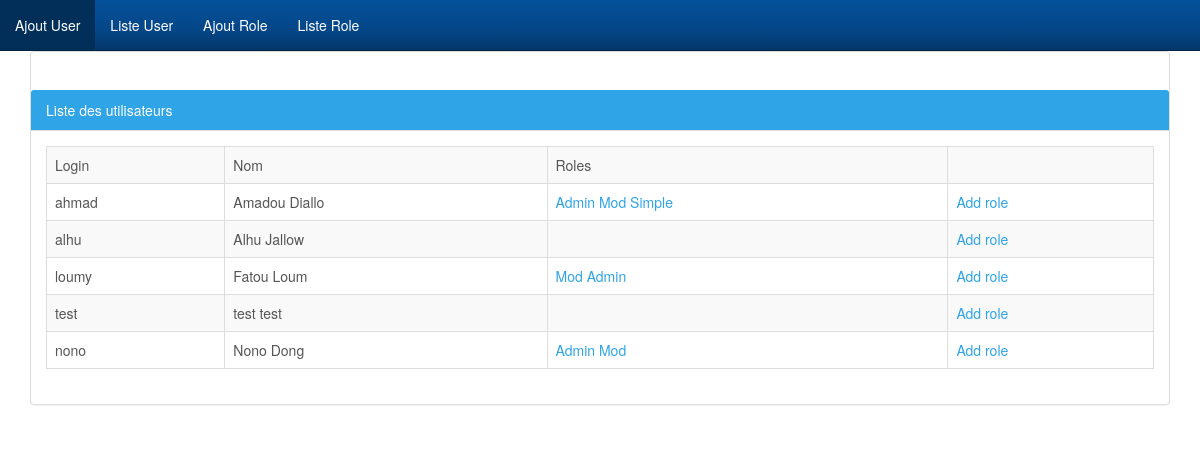
The page /?page=listeusers on the database its author committed.
### tables this page shows
CREATE TABLE `user` (
  `id` int(11) NOT NULL,
  `login` varchar(255) NOT NULL,
  `password` varchar(255) NOT NULL,
  `nom` varchar(255) NOT NULL
);

CREATE TABLE `user_roles` (
  `idUser` int(11) NOT NULL,
  `idRole` int(11) NOT NULL
);

CREATE TABLE `role` (
  `id` int(11) NOT NULL,
  `nomRole` varchar(255) NOT NULL,
  `descRole` varchar(255) NOT NULL
);

### model/DB.php (called while the page is built)
<?php
function getConnexion(){
    $connexion = mysqli_connect('localhost','root','','devoirphp');
    return $connexion;
}
function executeSQL($sql){
    return mysqli_query(getConnexion(),$sql);
}

### model/UserDB.php (called while the page is built, shortened)
<?php
function listeUsers()
{
    $sql = "SELECT * FROM user";
    return executeSQL($sql);
}
?>

### model/UserRoleDB.php (called while the page is built, shortened)
<?php
function listeRoleUser($idUser)
{
    $sql = "SELECT nomRole, idRole "
            . "FROM user_roles ur, role r "
            . "WHERE r.id = ur.idRole "
            . "AND ur.idUser = $idUser";
    return executeSQL($sql);
}
?>

### view/user/liste.php (the view, shortened to what this page needs)
<!doctype html>
<html lang="fr">
    <head>
        <link rel="stylesheet" href="public/bootstrap-cerulean.min.css">
    </head>
    <body>
        <div class="container">
            <div class="panel panel-primary">
                <div class="panel-heading" style="margin-top: 38px">
                    Liste des utilisateurs
                </div>
                <div class="panel-body">
                    <table class="table table-bordered table-striped">
                        <tr>
                            <td>Login</td>
                            <td>Nom</td>
                            <td>Roles</td>
                            <td></td>
                        </tr>
                        <?php
                        while ($ligne = mysqli_fetch_object($liste)) {
                            echo "<tr>
                                <td>" . $ligne->login . "</td>
                                <td>" . $ligne->nom . "</td>
                                <td>";
                            require_once 'model/DB.php';
                            require_once 'model/UserRoleDB.php';
                            $roles = listeRoleUser($ligne->id);
                            while ($role = mysqli_fetch_object($roles)) {
                                echo "<a href='?page=revokeuser"
                                . "&idRole=". $role->idRole .""
                                . "&idUti=". $ligne->id ."'>"
                                    . $role->nomRole . "  </a>";
                            }
                            echo "
                                </td>
                                <td><a href='?page=adduserole&id="
                                        . $ligne->id . "'>Add role</a>
                                </td>
                            </tr>";
                        }
                        ?>
                    </table>
                </div>
            </div>
        </div>
    </body>
</html>

### menu.php (shortened to what this page needs)
<!DOCTYPE html>
<html lang="fr">
    <head>
        <link rel="stylesheet" href="public/bootstrap-cerulean.min.css" />
    </head>
    <body>
        <div class = "nav navbar-inverse">
            <ul class="nav navbar-nav">
                <li><a href="?page=adduser">Ajout User</a></li>
                <li><a href="?page=listeusers">Liste User</a></li>
                <li><a href="?page=addrole">Ajout Role</a></li>
                <li><a href="?page=listeroles">Liste Role</a></li>
            </ul>
        </div>
    </body>
</html>

### index.php (shortened to what this page needs)
<?php
require_once './model/DB.php';
require_once './model/UserDB.php';
require_once './model/UserRoleDB.php';
require_once 'menu.php';
if (isset($_GET['page'])) {
    switch ($_GET['page']) {
        case 'listeusers':
            $liste = listeUsers();
            require_once './view/user/liste.php';
            break;
    }
} else {
    require_once './menu.php';
}
?>

### rows shown on the page
user: login "ahmad", nom "Amadou Diallo"
user_roles: idRole.nomRole "Admin"
user_roles: idRole.nomRole "Mod"
user_roles: idRole.nomRole "Simple"
user: login "alhu", nom "Alhu Jallow"
user: login "loumy", nom "Fatou Loum"
user_roles: idRole.nomRole "Mod"
user_roles: idRole.nomRole "Admin"
user: login "test", nom "test test"
user: login "nono", nom "Nono Dong"
user_roles: idRole.nomRole "Admin"
user_roles: idRole.nomRole "Mod"
